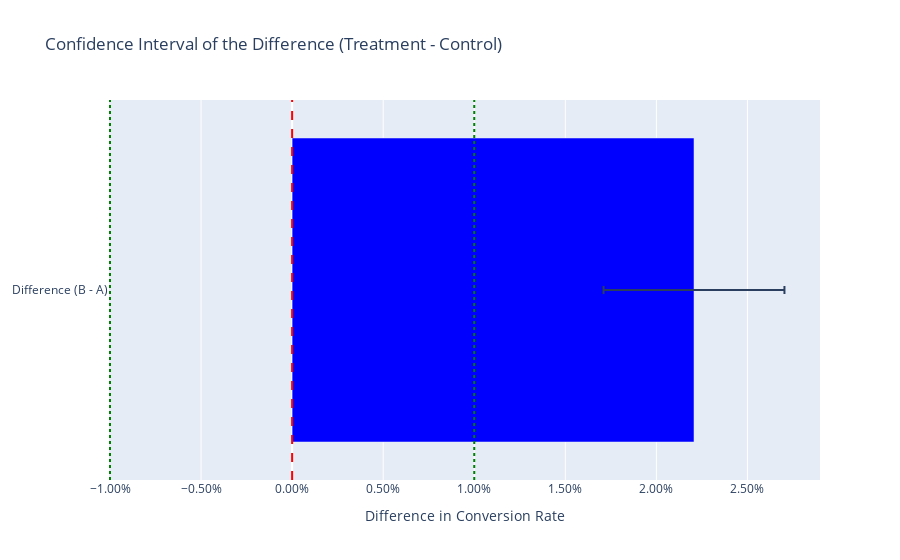

Write notebook code for a chart like this one.
### Markdown cell above
### Scenario 1: Clear True Positive (Landing Page)
- **Setup:** 10% control CVR. True lift is 2% (to 12%). We have *more* than enough power.
- **Expected:** Statistically & Practically Significant.

### Code cell
n = 30000
c_a, n_a = utils.generate_synthetic_data(n, 0.10)
c_b, n_b = utils.generate_synthetic_data(n, 0.12)
run_and_print_analysis("1. True Positive", n_a, n_b, c_a, c_b, mde_abs=0.01)

### Figure 1 — Plotly figure (JSON) as saved in the notebook; plotly's stock layout.template omitted (floating-point values rounded to 4 significant figures)
{"data": [{"error_x": {"array": [0.004966], "arrayminus": [0.004969], "symmetric": false, "type": "data"}, "marker": {"color": "blue"}, "name": "95% Confidence Interval", "orientation": "h", "type": "bar", "x": [0.02207], "y": ["Difference (B - A)"]}], "layout": {"shapes": [{"line": {"color": "red", "dash": "dash"}, "name": "No Effect (0.0)", "type": "line", "x0": 0, "x1": 0, "xref": "x", "y0": 0, "y1": 1, "yref": "y domain"}, {"line": {"color": "green", "dash": "dot"}, "name": "MDE (+1.0%)", "type": "line", "x0": 0.01, "x1": 0.01, "xref": "x", "y0": 0, "y1": 1, "yref": "y domain"}, {"line": {"color": "green", "dash": "dot"}, "name": "MDE (-1.0%)", "type": "line", "x0": -0.01, "x1": -0.01, "xref": "x", "y0": 0, "y1": 1, "yref": "y domain"}], "title": {"text": "Confidence Interval of the Difference (Treatment - Control)"}, "xaxis": {"tickformat": ",.2%", "title": {"text": "Difference in Conversion Rate"}}}}
